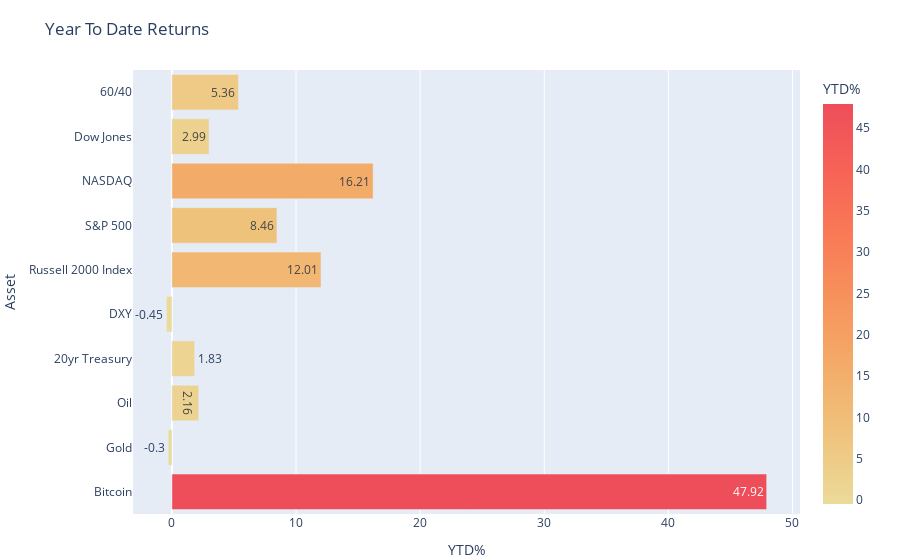

The code cell stored with this chart in its notebook:
### Code cell
import plotly.express as px
fig = px.bar(data, x='YTD%', y='Asset', orientation='h', text=str("YTD%"), color="YTD%",color_continuous_scale=px.colors.sequential.Oryel)
fig.layout.yaxis.tickformat = ',.%'
fig.update_layout(title_text='Year To Date Returns')
fig.update_layout(yaxis=dict(showticklabels=True))

fig.update_layout(
    margin=dict(l=4, r=100, t=70, b=20),
)

fig.write_html("../static/YTD.html")
fig.show()

### Figure 1 — Plotly figure (JSON) as saved in the notebook; plotly's stock layout.template omitted (floating-point values rounded to 4 significant figures)
{"data": [{"alignmentgroup": "True", "hovertemplate": "YTD%=%{marker.color}<br>Asset=%{y}<extra></extra>", "legendgroup": "", "marker": {"color": [47.92, -0.3, 2.16, 1.83, -0.45, 12.01, 8.46, 16.21, 2.99, 5.36], "coloraxis": "coloraxis", "pattern": {"shape": ""}}, "name": "", "offsetgroup": "", "orientation": "h", "showlegend": false, "text": [47.92, -0.3, 2.16, 1.83, -0.45, 12.01, 8.46, 16.21, 2.99, 5.36], "textposition": "auto", "type": "bar", "x": [47.92, -0.3, 2.16, 1.83, -0.45, 12.01, 8.46, 16.21, 2.99, 5.36], "xaxis": "x", "y": ["Bitcoin", "Gold", "Oil", "20yr Treasury", "DXY", "Russell 2000 Index", "S&P 500", "NASDAQ", "Dow Jones", "60/40"], "yaxis": "y"}], "layout": {"barmode": "relative", "coloraxis": {"colorbar": {"title": {"text": "YTD%"}}, "colorscale": [[0, "rgb(236, 218, 154)"], [0.1667, "rgb(239, 196, 126)"], [0.3333, "rgb(243, 173, 106)"], [0.5, "rgb(247, 148, 93)"], [0.6667, "rgb(249, 123, 87)"], [0.8333, "rgb(246, 99, 86)"], [1, "rgb(238, 77, 90)"]]}, "legend": {"tracegroupgap": 0}, "margin": {"b": 20, "l": 4, "r": 100, "t": 70}, "title": {"text": "Year To Date Returns"}, "xaxis": {"anchor": "y", "domain": [0, 1], "title": {"text": "YTD%"}}, "yaxis": {"anchor": "x", "domain": [0, 1], "showticklabels": true, "tickformat": ",.%", "title": {"text": "Asset"}}}}
